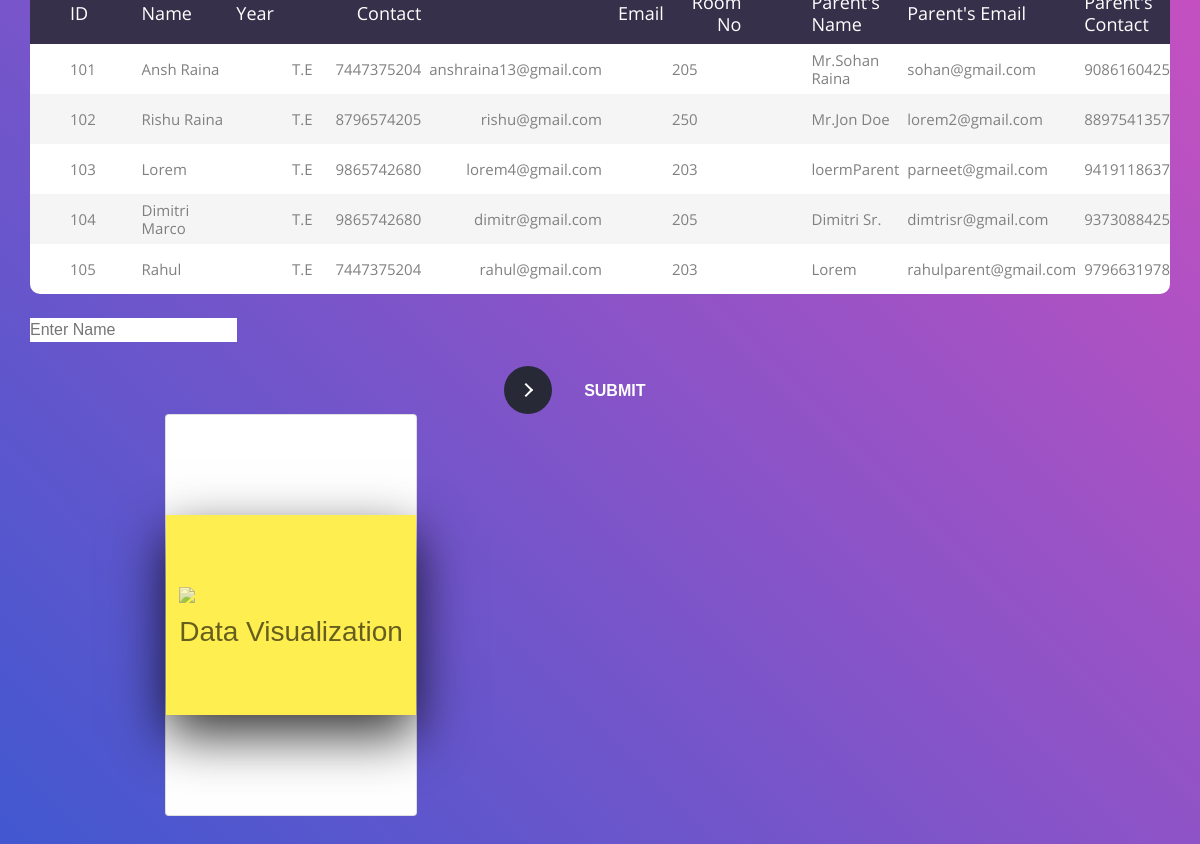
Screenshot of /manipulation/search with the database file from the repository.
### NewEntry/models.py (models this page shows)
class Student(models.Model):
    stud_id = models.IntegerField()
    name = models.CharField(max_length=100)
    year = models.CharField(max_length=10)
    contact = models.BigIntegerField()
    email = models.EmailField(max_length=50)
    room = models.PositiveSmallIntegerField()
    parents_name = models.CharField(max_length=100)
    parents_contact = models.BigIntegerField()
    parents_email = models.EmailField(max_length=50)

### manipulation/views.py (the view)
# urls.py: path('search', views.search, name='search'),
def search(request):
    my_id = 0
    if request.method == "POST":
        name = request.POST['name']
        if Student.objects.filter(name=name).exists():
            stud_list = Student.objects.filter(name=name)
            return render(request, "manipulationv2.html", {'stud_list': stud_list})
        else:
            messages.info(request, 'name does not exist')
            return redirect('/manipulation/search')
    else:
        stud_list = Student.objects.all()
        return render(request, "manipulationv2.html", {'stud_list': stud_list})

### templates/manipulationv2.html (shortened to what this page needs)
<!DOCTYPE html>
{% load static %}
<html lang="en">
<head>
	<link rel="stylesheet" href="{% static 'manipulation/css/stylecards.css' %}">
	<link rel="stylesheet" href="{% static 'manipulation/SubmitButton/style2.css' %}" >
	<link rel="stylesheet" type="text/css" href="{% static 'manipulation/vendor/bootstrap/css/bootstrap.min.css' %}">
	<link rel="stylesheet" type="text/css" href="{% static 'manipulation/fonts/font-awesome-4.7.0/css/font-awesome.min.css' %}">
	<link rel="stylesheet" type="text/css" href="{% static 'manipulation/vendor/animate/animate.css' %}">
	<link rel="stylesheet" type="text/css" href="{% static 'manipulation/vendor/select2/select2.min.css' %}">
	<link rel="stylesheet" type="text/css" href="{% static 'manipulation/vendor/perfect-scrollbar/perfect-scrollbar.css' %}">
	<link rel="stylesheet" type="text/css" href="{% static 'manipulation/css/util.css' %}">
	<link rel="stylesheet" type="text/css" href="{% static 'manipulation/css/main.css' %}">
</head>
<body>
	<div class="limiter">
		<div class="container-table100">
			<div class="wrap-table100">
				<div class="table100">
					<table>
						<thead>
							<tr class="table100-head">
								<th class="column1">ID</th>
								<th class="column2">Name</th>
								<th class="column3">Year</th>
								<th class="column4">Contact</th>
								<th class="column5">Email</th>
								<th class="column6">Room No</th>
								<th class="column7">Parent's Name</th>
								<th class="column8">Parent's Email</th>
								<th class="column9">Parent's Contact</th>
							</tr>
						</thead>
						<tbody>
						         {% for studs in stud_list %}
								<tr>
									<td class="column1">{{studs.stud_id}}</td>
									<td class="column3">{{studs.name}}</td>
									<td class="column4">{{studs.year}}</td>
									<td class="column5">{{studs.contact}}</td>
									<td class="column6">{{studs.email}}</td>
									<td class="column7">{{studs.room}}</td>
									<td class="column8">{{studs.parents_name}}</td>
									<td class="column9">{{studs.parents_email}}</td>
									<td class="column10">{{studs.parents_contact}}</td>
								</tr>
								 {% endfor %}
						</tbody>
					</table>
				</div>
				<br>
				<form action="search" method="POST">
	 <input type="text" placeholder="Enter Name" name ="name"><br>
<div id="container">
  <button class="learn-more" type="submit">
    <div class="circle">
      <span class="icon arrow"></span>
    </div>
     <p class="button-text" >Submit</p>
  </button>
</div>
  </form>
<div class="container">
  <div class="card">
    <div class="face cover">
      <div class="content">
        <img src="https://icon-library.net/images/picture-icon-png/picture-icon-png-26.jpg"></img>
      <h3>Data Visualization</h3>
    </div>
    </div>
    <div class="face cover2">
      <div class="content">
        <p>Monitor the students activity!!<br>
		Statistics of students going in and out</p>
        <a href="visualize">Check Out</a>
      </div>
    </div>
  </div>
</div>
			</div>
		</div>
	</div>
</body>
</html>

### static/manipulation/css/stylecards.css (style rules this page uses)
body { padding: 0; margin: 0; display: flex; justify-content: center; background: #fff; min-height: 100vh; align-items: center; }
body .container { position: relative; width: 900px; display: flex; justify-content: space-between; }
body .container .card { position: relative; }
body .container .card .face { width: 250px; height: 200px; transition: 0.5s; }
body .container .card .face.cover { width: 100%; position: relative; background: #ffee4f; align-items: center; justify-content: center; display: flex; z-index: 1; transform: translateY(100px); }
body .container .card .face.cover .content { opacity: 0.6; transition: 0.5s; }
body .container .card .face.cover .content img { max-width: 100px; }
body .container .card .face.cover .content h3 { margin: 10px 0 0; padding: 0; color: #000; text-align: center; }
body .container .card .face.cover2 { position: relative; background: #fff; align-items: center; justify-content: center; display: flex; padding: 0 20px; box-sizing: broder-box; box-shadow: 0 20px 50px rgba(0, 0, 0, 0.8); transform: translateY(-100px); }
body .container .card .face.cover2 .content p { margin: 0; padding: 0; }
body .container .card .face.cover2 .content a { margin: 15px 0 0; display: inline-block; font-weight: 900; color: #333; padding: 5px; border: 1px solid #333; text-decoration: none; }

### static/manipulation/SubmitButton/style2.css (style rules this page uses)
* { box-sizing: border-box; }
*::before, *::after { box-sizing: border-box; }
body { font-family: 'Mukta', sans-serif; font-size: 1rem; line-height: 1.5; display: flex; align-items: center; justify-content: center; margin: 0; min-height: 100vh; background: #f3f8fa; }
button { position: relative; display: inline-block; cursor: pointer; outline: none; border: 0; vertical-align: middle; text-decoration: none; background: transparent; padding: 0; font-size: inherit; font-family: inherit; }
button.learn-more { width: 12rem; height: auto; }
button.learn-more .circle { transition: all 0.45s cubic-bezier(0.65, 0, 0.076, 1); position: relative; margin: 0; width: 3rem; height: 3rem; background: #282936; border-radius: 1.625rem; }
button.learn-more .circle .icon { transition: all 0.45s cubic-bezier(0.65, 0, 0.076, 1); position: absolute; top: 0; bottom: 0; margin: auto; background: #fff; }
button.learn-more .circle .icon.arrow { transition: all 0.45s cubic-bezier(0.65, 0, 0.076, 1); left: 0.625rem; width: 1.125rem; height: 0.125rem; background: none; }
button.learn-more .circle .icon.arrow::before { position: absolute; content: ''; top: -0.25rem; right: 0.0625rem; width: 0.625rem; height: 0.625rem; border-top: 0.125rem solid #fff; border-right: 0.125rem solid #fff; transform: rotate(45deg); }
button.learn-more .button-text { transition: all 0.45s cubic-bezier(0.65, 0, 0.076, 1); position: absolute; top: 0; left: 0; right: 0; bottom: 0; padding: 0.75rem 0; margin: 0 0 0 1.85rem; color: #fff; font-weight: 700; line-height: 1.6; text-align: center; text-transform: uppercase; }

### rows the page displays
Student: stud_id "101", name "Ansh Raina", year "T.E", contact "7447375204", email "anshraina13@gmail.com", room "205", parents_name "Mr.Sohan Raina", parents_email "sohan@gmail.com", parents_contact "9086160425"
Student: stud_id "102", name "Rishu Raina", year "T.E", contact "8796574205", email "rishu@gmail.com", room "250", parents_name "Mr.Jon Doe", parents_email "lorem2@gmail.com", parents_contact "8897541357"
Student: stud_id "103", name "Lorem", year "T.E", contact "9865742680", email "lorem4@gmail.com", room "203", parents_name "loermParent", parents_email "parneet@gmail.com", parents_contact "9419118637"
Student: stud_id "104", name "Dimitri Marco", year "T.E", contact "9865742680", email "dimitr@gmail.com", room "205", parents_name "Dimitri Sr.", parents_email "dimtrisr@gmail.com", parents_contact "9373088425"
Student: stud_id "105", name "Rahul", year "T.E", contact "7447375204", email "rahul@gmail.com", room "203", parents_name "Lorem", parents_email "rahulparent@gmail.com", parents_contact "9796631978"
